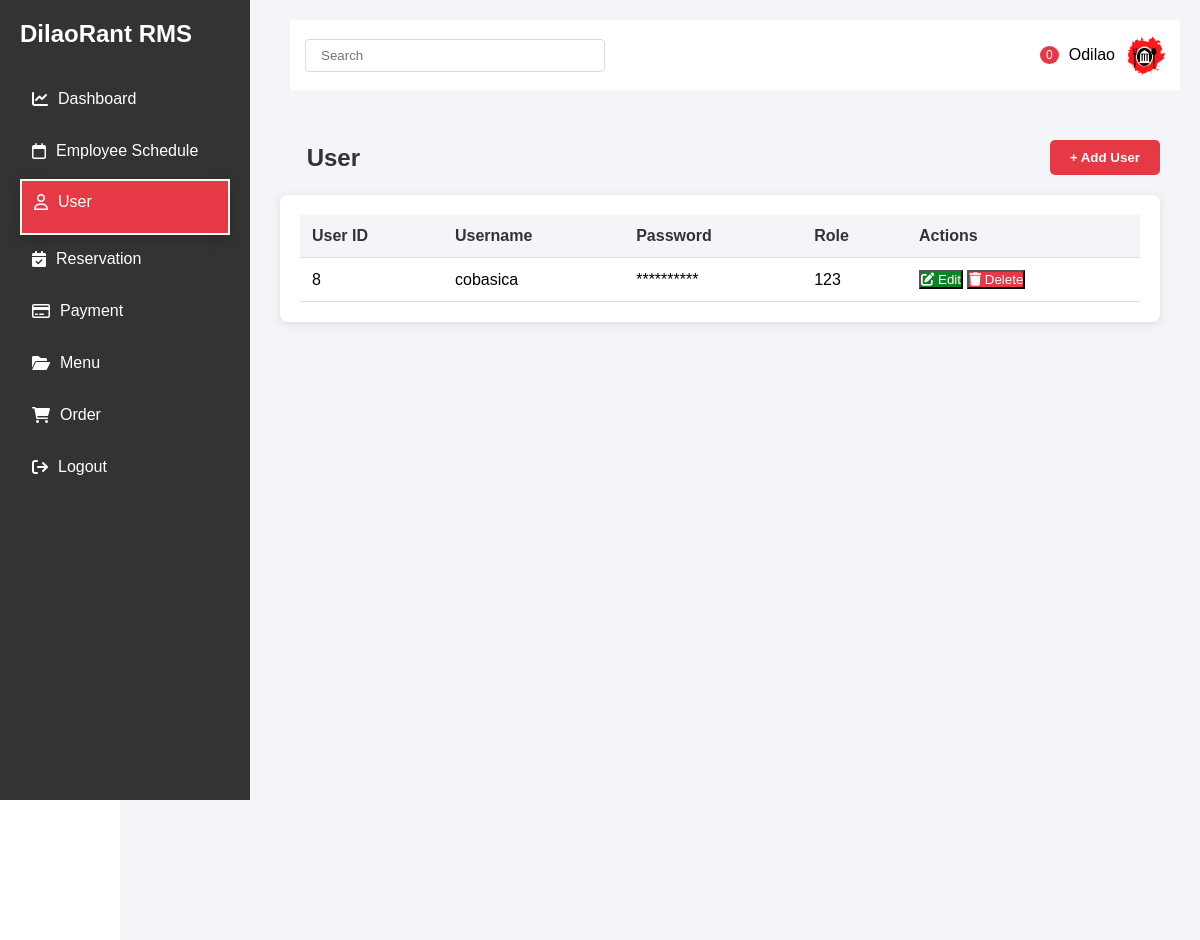
Screenshot of /dashboard/User/ (signed in) with the database file from the repository.
### User/models.py (models this page shows, shortened)
class User(models.Model):
    username = models.CharField(max_length=150, unique=False)
    password = models.CharField(max_length=128)
    role = models.CharField(max_length=50)

### User/views.py (the view)
# urls.py: path('',views.display_user,name='displayUser'),
@login_required(login_url='login')
def display_user(request):
    users = User.objects.all()
    return render(request, 'User/UserDisplay.html', {'users': users})

### User/templates/User/UserDisplay.html (shortened to what this page needs)
{% load static %}
<!DOCTYPE html>
<html lang="en">
<head>
    <link rel="stylesheet" href="https://cdnjs.cloudflare.com/ajax/libs/font-awesome/6.0.0/css/all.min.css">
</head>
<body>
    <div class="sidebar">
        <h2>DilaoRant RMS</h2>
        <div style="margin-top: 30px;">
            <a href="{% url 'successdashboard' %}" class="menu-item">
                <i class="fas fa-chart-line"></i>
                Dashboard
            </a>
            <a href="{% url 'Display' %}" class="menu-item">
                <i class="fa-regular fa-calendar"></i>
                Employee Schedule
            </a>
           <div class="selected">
            <a href="{% url 'DisplayUser'%}" class="menu-item">
                <i class="fa-regular fa-user"></i>
                User
            </a>   </div>
            <a href="{% url 'DisplayReservation'%}" class="menu-item">
                <i class="fa-solid fa-calendar-check"></i>
                Reservation
            </a>
            <a href="{% url 'DisplayPayment' %}" class="menu-item">
                <i class="fa-regular fa-credit-card"></i>
                Payment
            </a>
            <a href="{% url 'DisplayMenu' %}" class="menu-item">
                <i class="fa-solid fa-folder-open"></i>
                Menu
            </a>
            <a href="{% url 'DisplayOrder' %}" class="menu-item">
                <i class="fa-solid fa-cart-shopping"></i>
                Order
            </a>
            <a href="{% url 'logout' %}" class="menu-item">
                <i class="fa-solid fa-arrow-right-from-bracket"></i>
                Logout
            </a>
        </div>
    </div>
    <div class="main-content">
        <div class="top-bar" style=" margin-left: 150px;">
            <input type="text" class="search-bar" placeholder="Search">
            <div class="user-profile">
                <span class="notification">0</span>
                <span>Odilao</span>
                <img src="{% static 'dashboard/bg3.png' %}" alt="Admin" style="width: 40px; height: 40px; border-radius: 50%;">
            </div>
        </div>
        <div class="main-content">
                <div class="schedule-header">
                    <h2 class="schedule-title">&nbsp;&nbsp;&nbsp;&nbsp;User</h2>
                    <button class="add-schedule-btn" onclick="showPopup()">+ Add User</button>
                </div>
                <div class="schedule-container">
                <table class="schedule-table">
                    <thead>
                        <tr>
                            <th>User ID</th>
                            <th>Username</th>
                            <th>Password</th>
                            <th>Role</th>
                            <th>Actions</th>
                        </tr>
                    </thead>
                    <tbody>
                        {% for user in users %}
                        <tr>
                            <td>{{user.id}}</td>
                            <td>{{ user.username }}</td>
                            <td>**********</td>
                            <td>{{ user.role }}</td>
                            <td>
                                <div class="action-buttons">
                                    <button
                                        class="btn btn-edit btn-tooltip"
                                        onclick="update_user('{{ user.id}}')"
                                        data-tooltip="Edit Schedule"
                                    >
                                        <i class="fas fa-edit"></i>
                                        Edit
                                    </button>
                                    <button
                                        class="btn btn-delete btn-tooltip"
                                        onclick="delete_user('{{ user.id }}')"
                                        data-tooltip="Delete Schedule"
                                    >
                                        <i class="fas fa-trash"></i>
                                        Delete
                                    </button>
                                </div>
                            </td>
                        </tr>
                        {% empty %}
                        <tr>
                            <td colspan="3" style="text-align: center;">No users found.</td>
                        </tr>
                        {% endfor %}
                    </tbody>
                </table>
            </div>
        </div>
    </body>
    </html>

### User/templates/User/UserDisplay.html (style rules this page uses)
* { margin: 0; padding: 0; box-sizing: border-box; font-family: 'Arial', sans-serif; }
.sidebar { width: 250px; background-color: #333; height: 100vh; position: fixed; left: 0; top: 0; color: white; padding: 20px; }
.main-content { margin-left: 120px; padding: 20px; background-color: #f4f5f9; min-height: 100vh; }
.top-bar { display: flex; justify-content: space-between; align-items: center; padding: 15px; background-color: white; margin-bottom: 30px; }
.search-bar { padding: 8px 15px; border: 1px solid #ddd; border-radius: 4px; width: 300px; }
.user-profile { display: flex; align-items: center; gap: 10px; }
.notification { background-color: #e63946; color: white; padding: 2px 6px; border-radius: 50%; font-size: 12px; }
.menu-item { display: flex; align-items: center; padding: 12px; color: white; text-decoration: none; margin-bottom: 10px; transition: background-color 0.3s; }
.menu-item i { margin-right: 10px; }
.selected { background-color: #e63946; color: white; border: 2px solid #f1faee; box-shadow: 0 4px 15px rgba(0, 0, 0, 0.2); transform: translateY(-3px); }
.schedule-container { background-color: white; border-radius: 8px; padding: 20px; box-shadow: 0 2px 10px rgba(0, 0, 0, 0.1); max-width: 1000px; margin: 0 auto; }
.schedule-header { display: flex; justify-content: space-between; align-items: center; margin-bottom: 20px; }
.schedule-title { font-size: 24px; font-weight: bold; color: #333; }
.add-schedule-btn { background-color: #e63946; color: white; border: none; padding: 10px 20px; border-radius: 5px; cursor: pointer; font-weight: bold; }
.schedule-table { width: 100%; border-collapse: collapse; }
.schedule-table th, .schedule-table td { padding: 12px; text-align: left; border-bottom: 1px solid #e0e0e0; }
.schedule-table th { background-color: #f4f5f9; font-weight: bold; color: #333; }
.btn-edit { background-color: #0e8225; color: white; }
.btn-delete { background-color: #e63946; color: white; }

### rows the page displays
User: id "8", username "cobasica", role "123"
